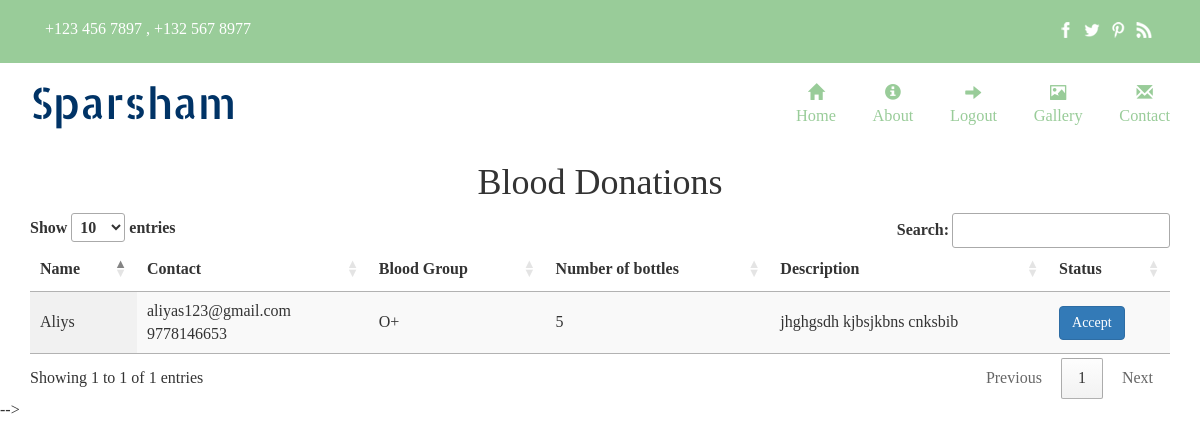
/students/blooddonation.php, run on the app's committed database.
### tables this page shows
CREATE TABLE `blood_donation` (
  `blood_donation_id` int(11) NOT NULL,
  `email` varchar(30) NOT NULL,
  `no_of_bottle` int(11) NOT NULL,
  `blood_group` varchar(5) NOT NULL,
  `description` varchar(50) NOT NULL,
  `blood_donation_status` int(3) NOT NULL DEFAULT 0,
  `donation_date` timestamp NOT NULL DEFAULT current_timestamp()
);

CREATE TABLE `registration` (
  `name` varchar(80) NOT NULL,
  `email` varchar(80) NOT NULL,
  `phone` bigint(11) NOT NULL,
  `gender` varchar(10) NOT NULL,
  `date_of_birth` varchar(20) NOT NULL,
  `house` varchar(80) NOT NULL,
  `place` varchar(80) NOT NULL,
  `country` int(11) NOT NULL,
  `state` int(11) NOT NULL,
  `district` int(11) NOT NULL,
  `pincode` int(6) NOT NULL,
  `profile_pic` varchar(100) NOT NULL DEFAULT '../images/avathar.jpg'
);

### students/blooddonation.php (the view, shortened to what this page needs)
<?php
include("header.php");
include("dbconn.php");
?>
 <link rel="stylesheet" type="text/css" href="https://cdn.datatables.net/1.10.21/css/jquery.dataTables.css">
<div class="container">
	<table id="table_id" class="display">
		<h1 class="text-center">Blood Donations</h1>
    <thead>
        <tr>
           <th>Name</th>
           <th>Contact</th>
      <th>Blood Group</th>
      <th>Number of bottles</th>
      <th>Description</th>
           <th>Status</th>
        </tr>
    </thead>
    <tbody>
         <?php
            $sql="select * from blood_donation a,registration b where a.email=b.email and a.blood_donation_status=1 order by a.donation_date desc";
            $res=mysqli_query($conn,$sql);
            if(mysqli_num_rows($res)>0){
                while($r=mysqli_fetch_assoc($res)){
            ?>
           <tr>
      <td><?php echo $r['name']?></td>
      <td><?php echo $r['email']?><br>
        <?php echo $r['phone']?><br>
      </td>
      <td><?php echo $r['blood_group']?></td>
      <td><?php echo $r['no_of_bottle']?></td>
        <td><?php echo $r['description']?></td>
        <td>
        	<button class="btn btn-primary">Accept</button>
        </td>
    </tr>
            <?php
        }
    }
            ?>
    </tbody>
</table>
</div>
<!-- <?php
include("footer.php");
?> -->

### students/css/style.css (style rules this page uses)
html, body { font-size: 100%; background: #fff; }
body { font-size: 100%; font-family: 'Roboto-Regular'; }

### data on the page
blood_donation: registration.name "Aliys", registration.email "aliyas123@gmail.com", registration.phone "9778146653", blood_group "O+", no_of_bottle "5", description "jhghgsdh kjbsjkbns cnksbib"
